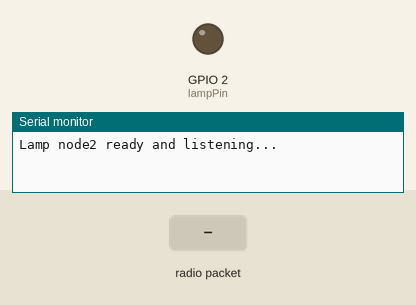
The program below on a simulated ESP32. Shown: output pins drawn as LEDs (lit = HIGH), the last lines printed to the serial monitor. The inputs (shaded band) are chosen by the test bench. No radio packets arrive unless stated.

Above: at 1.2 s.
1.3 s: radio packet "LAMP2ON" arrives
At 2.2 s:
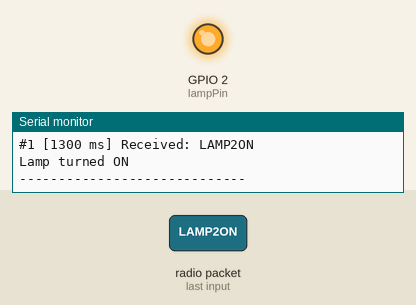
2.8 s: radio packet "LAMP2OFF" arrives
At 3.4 s:
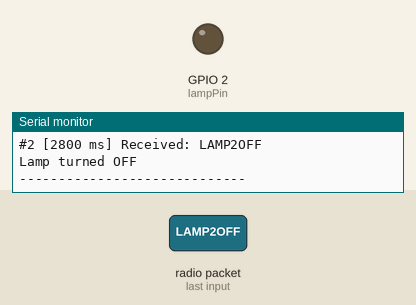
Timing chart, 0 to 5.8 s (numbered marks = the images above; inputs shaded):
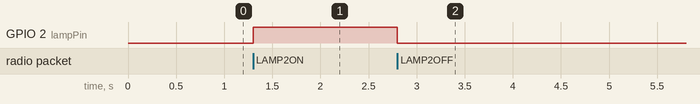

Measured:
- after the input at 1.3 s, GPIO 2 (lampPin): LOW → HIGH at once
- after the input at 2.8 s, GPIO 2 (lampPin): HIGH → LOW at once

The program:

main.cpp
```cpp
#include <SPI.h>
#include <RF24.h>

RF24 radio(4, 5); // CE, CSN
const byte address[6] = "00001";
const int lampPin = 2;

unsigned long messageCount = 0; // Counter for received messages

void setup() {
  Serial.begin(115200);
  pinMode(lampPin, OUTPUT);
  radio.begin();

  if (!radio.isChipConnected()) {
    Serial.println("NRF24 not found! Check wiring and power.");
    while (true);
  }

  radio.setChannel(108); // 108 = 2.508 GHz
  radio.openReadingPipe(0, address);
  radio.setPALevel(RF24_PA_MIN);
  radio.setDataRate(RF24_250KBPS);
  radio.startListening();

  Serial.println("Lamp node2 ready and listening...");
}

void loop() {
  if (radio.available()) {
    char text[32] = "";
    radio.read(&text, sizeof(text));

    messageCount++;
    unsigned long now = millis();

    Serial.print("#");
    Serial.print(messageCount);
    Serial.print(" [");
    Serial.print(now);
    Serial.print(" ms] Received: ");
    Serial.println(text);

    // Act on received command
    if (strcmp(text, "LAMP2ON") == 0) {
      digitalWrite(lampPin, HIGH);
      Serial.println("Lamp turned ON");
    }
    else if (strcmp(text, "LAMP2OFF") == 0) {
      digitalWrite(lampPin, LOW);
      Serial.println("Lamp turned OFF");
    }
    else {
      Serial.print("Unknown command received: ");
      Serial.println(text);
    }

    Serial.println("-----------------------------");
  }
}
```
